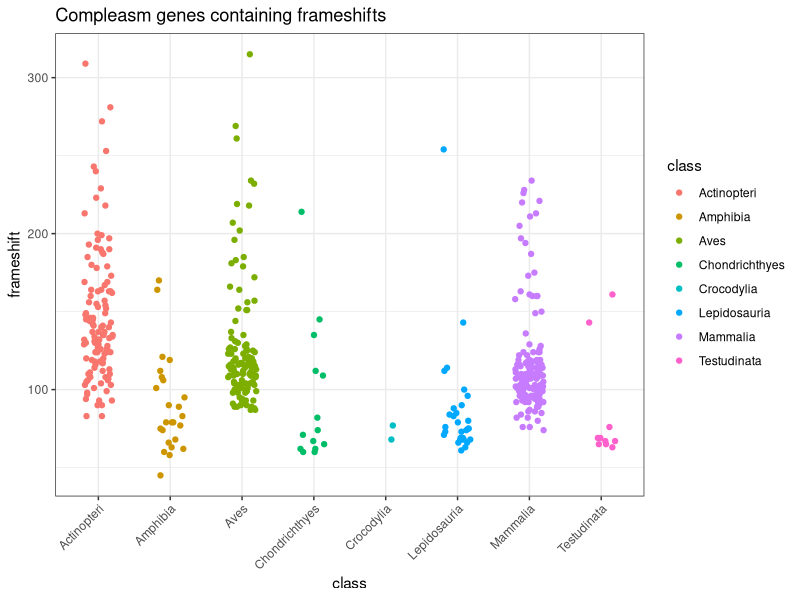
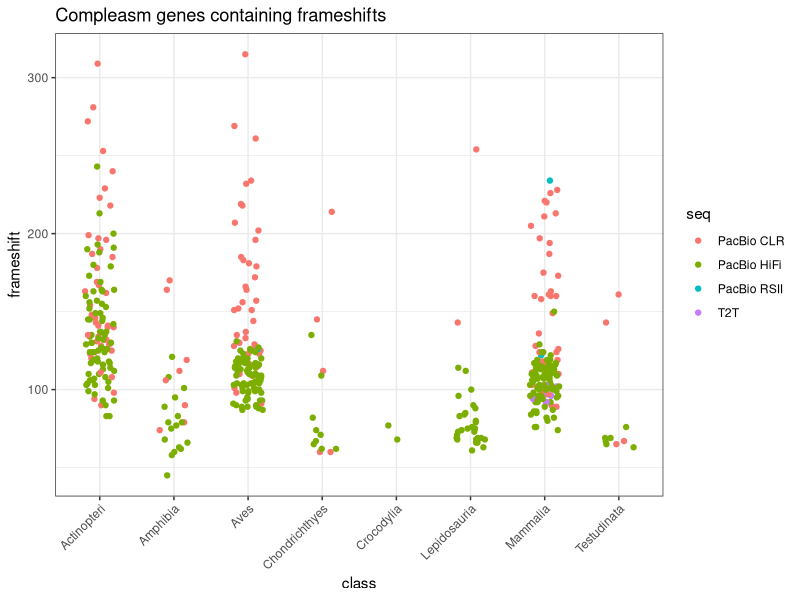
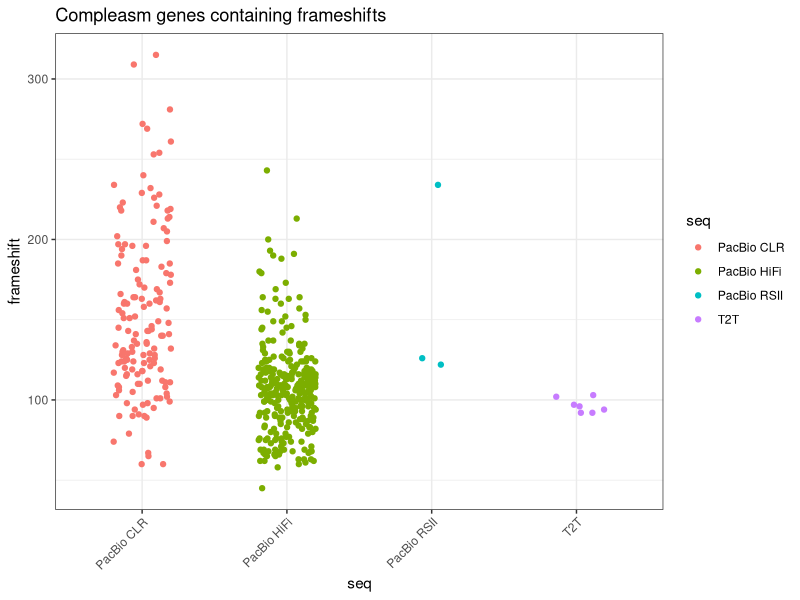
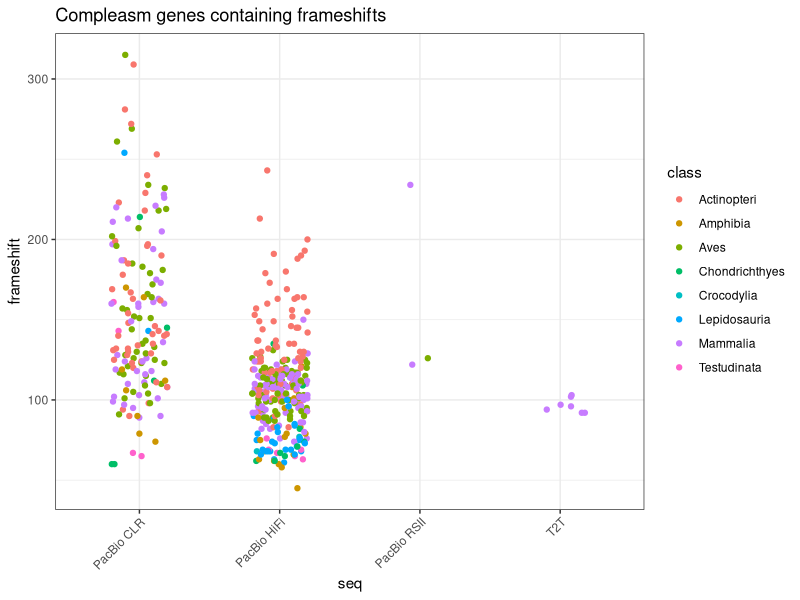
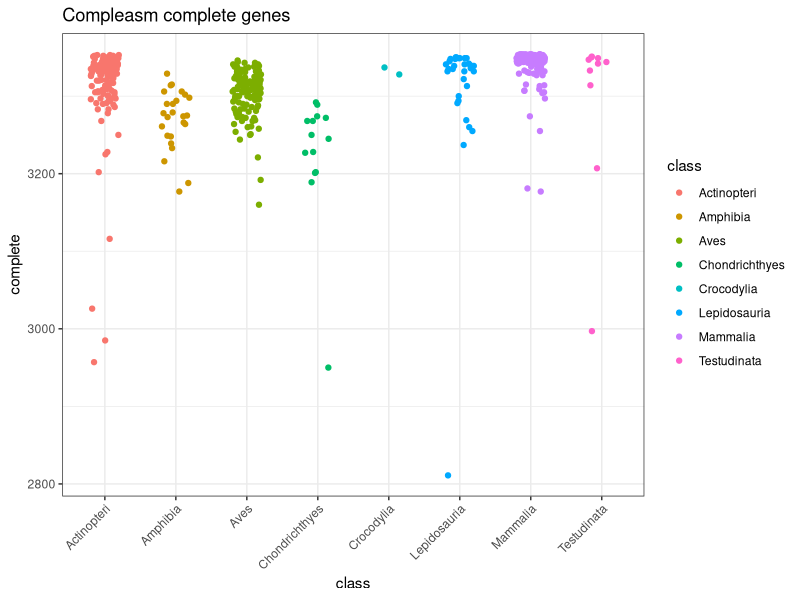
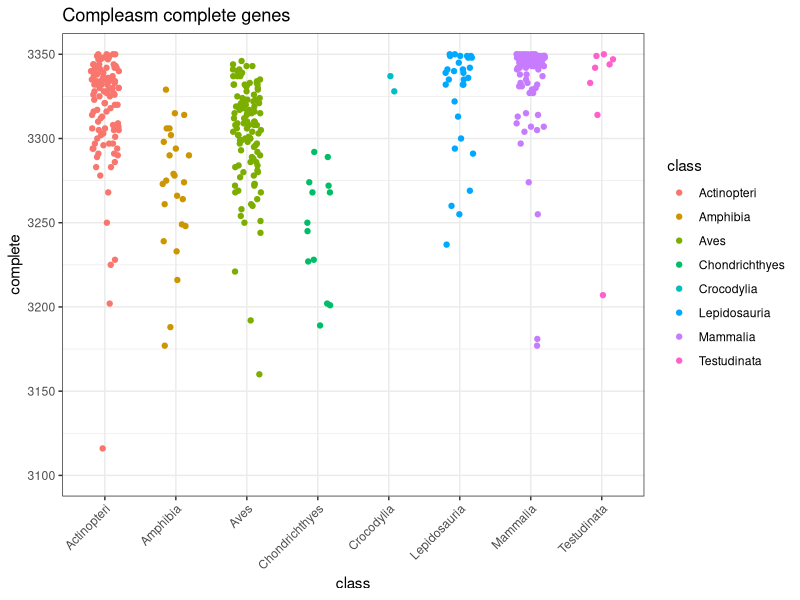
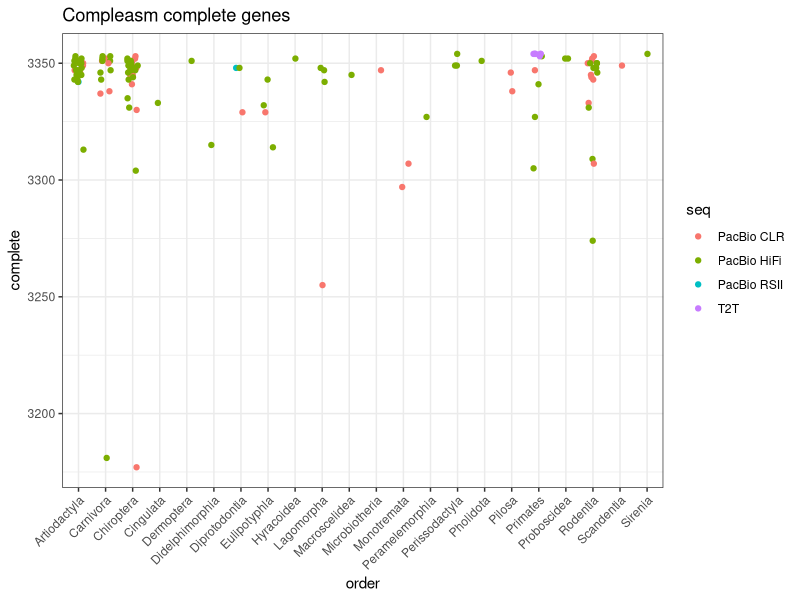
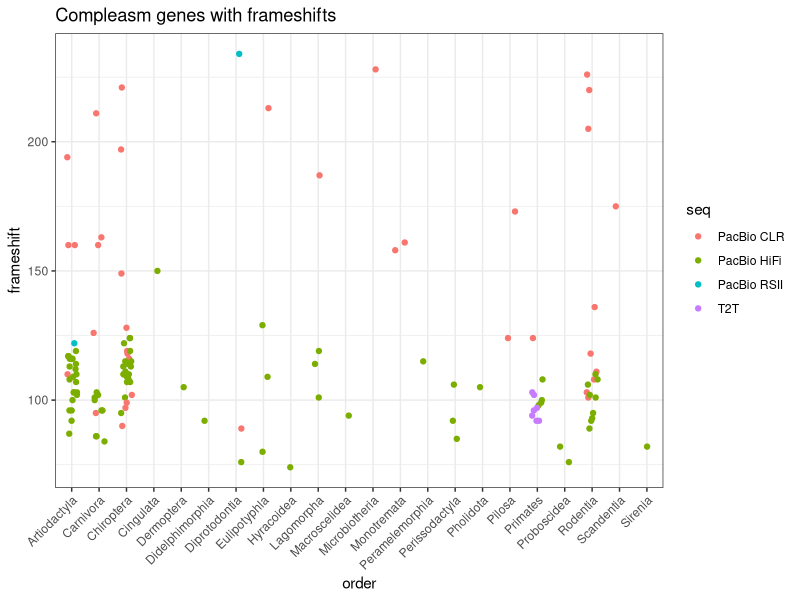

Reproduce these figures in R, in order.
library('ggplot2')
library(dplyr)
library(scales)
library(tidyr)
library(RColorBrewer)

vgp_stats<-read.table(file = 'vgp_compleasmStats.txt',sep = '\t',header = T)
vgp_cnStats<-read.table(file = 'vgp_asmStats.txt',sep='\t',header=T)
vgp_cnStatsFiltered<-vgp_cnStats[,c(1,4,5,6,7,8,9,10)]
vgp_merge<-merge(vgp_stats,vgp_cnStatsFiltered,by="Accession",all.x=TRUE)
# Create the dataframe with proper column assignment
vgp_df <- data.frame(
  seq = vgp_merge$Sequencing_type,
  fragmented = vgp_merge$Fragmented_compleasm,
  frameshift = vgp_merge$Frameshift_compleasm,
  missing = vgp_merge$Missing_compleasm,
  complete = vgp_merge$Complete_compleasm,
  date = vgp_merge$Submission_Date,
  class = vgp_merge$Class,
  superclass = vgp_merge$Super_class,
  superorder = vgp_merge$Super_order,
  infraclass = vgp_merge$Infra_class,
  order = vgp_merge$Order,
  dup = vgp_merge$Duplicated_compleasm,
  single = vgp_merge$Single_compleasm,
  proj = 'vgp',
  cn50 =vgp_merge$Contig_N50,
  asm_size=vgp_merge$Assembly_Size
)

dnazoo_stats<-read.table(file = 'dnazoo_compleasmStats.txt',sep = '\t',header = T)
dnazoo_cnStats<-read.table(file = 'dnazoo_asmStats.txt',sep='\t',header=T)
dnazoo_cnStatsFiltered<-dnazoo_cnStats[,c(1,4,5,6,7,8,9,10)]
dnazoo_merge<-merge(dnazoo_stats,dnazoo_cnStatsFiltered,by="Accession",all.x=TRUE)
# Create the dataframe with proper column assignment
dnazoo_df <- data.frame(
  seq = dnazoo_merge$Sequencing_type,
  fragmented = dnazoo_merge$Fragmented_compleasm,
  frameshift = dnazoo_merge$Frameshift_compleasm,
  missing = dnazoo_merge$Missing_compleasm,
  complete = dnazoo_merge$Complete_compleasm,
  date = dnazoo_merge$Submission_Date,
  class = dnazoo_merge$Class,
  superclass = dnazoo_merge$Super_class,
  superorder = dnazoo_merge$Super_order,
  infraclass = dnazoo_merge$Infra_class,
  order = dnazoo_merge$Order,
  dup = dnazoo_merge$Duplicated_compleasm,
  single = dnazoo_merge$Single_compleasm,
  proj = 'dnazoo',
  cn50 =dnazoo_merge$Contig_N50,
  asm_size=dnazoo_merge$Assembly_Size
)

zoonomia_stats<-read.table(file = 'zoonomia_compleasmStats.txt',sep = '\t',header = T)
zoonomia_cnStats<-read.table(file = 'zoonomia_asmStats.txt',sep='\t',header=T)
zoonomia_cnStatsFiltered<-zoonomia_cnStats[,c(1,4,5,6,7,8,9,10)]
zoonomia_merge<-merge(zoonomia_stats,zoonomia_cnStatsFiltered,by="Accession",all.x=TRUE)
# Create the dataframe with proper column assignment
zoonomia_df <- data.frame(
  seq = zoonomia_merge$Sequencing_type,
  fragmented = zoonomia_merge$Fragmented_compleasm,
  frameshift = zoonomia_merge$Frameshift_compleasm,
  missing = zoonomia_merge$Missing_compleasm,
  complete = zoonomia_merge$Complete_compleasm,
  date = zoonomia_merge$Submission_Date,
  class = zoonomia_merge$Class,
  superclass = zoonomia_merge$Super_class,
  superorder = zoonomia_merge$Super_order,
  infraclass = zoonomia_merge$Infra_class,
  order = zoonomia_merge$Order,
  dup = zoonomia_merge$Duplicated_compleasm,
  single = zoonomia_merge$Single_compleasm,
  proj = 'zoonomia',
  cn50 =zoonomia_merge$Contig_N50,
  asm_size=zoonomia_merge$Assembly_Size
)
# Define the target classes and filter the dataframe
target_classes <- c("Actinopteri", "Amphibia", "Aves", "Chondrichthyes",
                    "Lepidosauria", "Mammalia", "Testudinata","Crocodylia",
                    "Coelacanth","Lungfish","Cladistiaa")
filtered_df <- vgp_df[vgp_df$class %in% target_classes, ]

mammalia_df <- vgp_df[vgp_df$class=="Mammalia",]
aves_df <- vgp_df[vgp_df$class=="Aves",]

fish_df<-vgp_df[vgp_df$class %in% c("Actinopteri","Chondrichthyes","Coelacanth","Lungfish","Cladistia"),]
colors <- brewer.pal(8, "Set2")
# Plot the vgp dataframe
ggplot(data = filtered_df, aes(x = class, y = frameshift, color = class)) +
  geom_jitter(width = 0.2, height = 0) +
  theme_bw() +
  ggtitle('Compleasm genes containing frameshifts') +
  theme(axis.text.x = element_text(angle = 45, hjust = 1))
ggplot(data = filtered_df, aes(x = class, y = frameshift, color = seq)) +
  geom_jitter(width = 0.2, height = 0) +
  theme_bw() +
  scale_fill_manual(values = colors) +
  ggtitle('Compleasm genes containing frameshifts') +
  theme(axis.text.x = element_text(angle = 45, hjust = 1))
ggplot(data = filtered_df, aes(x = seq, y = frameshift, color = seq)) +
  geom_jitter(width = 0.2, height = 0) +
  theme_bw() +
  ggtitle('Compleasm genes containing frameshifts') +
  theme(axis.text.x = element_text(angle = 45, hjust = 1))
ggplot(data = filtered_df, aes(x = seq, y = frameshift, color = class)) +
  geom_jitter(width = 0.2, height = 0) +
  theme_bw() +
  ggtitle('Compleasm genes containing frameshifts') +
  theme(axis.text.x = element_text(angle = 45, hjust = 1))

# Plot the complete BUSCOs
ggplot(data = filtered_df, aes(x = class, y = complete, color = class)) +
  geom_jitter(width = 0.2, height = 0) +
  theme_bw() +
  ggtitle('Compleasm complete genes') +
  theme(axis.text.x = element_text(angle = 45, hjust = 1))
# Plot the complete BUSCOs
ggplot(data = filtered_df, aes(x = class, y = complete, color = class)) +
  geom_jitter(width = 0.2, height = 0) +
  theme_bw() +ylim(3100,3350)+
  ggtitle('Compleasm complete genes') +
  theme(axis.text.x = element_text(angle = 45, hjust = 1))

# Plot the complete BUSCOs for mammals
ggplot(data = mammalia_df, aes(x = order, y = complete, color = seq)) +
  geom_jitter(width = 0.2, height = 0) +
  theme_bw() +
  ggtitle('Compleasm complete genes') +
  theme(axis.text.x = element_text(angle = 45, hjust = 1))
ggplot(data = mammalia_df, aes(x = order, y = frameshift, color = seq)) +
  geom_jitter(width = 0.2, height = 0) +
  theme_bw() +
  ggtitle('Compleasm genes with frameshifts') +
  theme(axis.text.x = element_text(angle = 45, hjust = 1))

# Plot the complete BUSCOs for birds
ggplot(data = aves_df, aes(x = order, y = complete, color = seq)) +
  geom_jitter(width = 0.2, height = 0) +
  theme_bw() +
  ggtitle('Compleasm complete genes') +
  theme(axis.text.x = element_text(angle = 45, hjust = 1))
ggplot(data = aves_df, aes(x = order, y = frameshift, color = seq)) +
  geom_jitter(width = 0.2, height = 0) +
  theme_bw() +
  ggtitle('Compleasm genes with frameshifts') +
  theme(axis.text.x = element_text(angle = 45, hjust = 1))

# Plot the complete BUSCOs for fish
ggplot(data = fish_df, aes(x = order, y = complete, color = seq)) +
  geom_jitter(width = 0.2, height = 0) +
  theme_bw() +
  ggtitle('Compleasm complete genes') +
  theme(axis.text.x = element_text(angle = 45, hjust = 1))
ggplot(data = fish_df, aes(x = order, y = frameshift, color = seq)) +
  geom_jitter(width = 0.2, height = 0) +
  theme_bw() +
  ggtitle('Compleasm genes with frameshifts') +
  theme(axis.text.x = element_text(angle = 45, hjust = 1))

##############################################################################

ggplot(data = dnazoo_df, aes(x = order, y = frameshift, color = order)) +
  geom_jitter(width = 0.2, height = 0) +
  theme_bw() +
  ggtitle('Compleasm genes containing frameshifts') +
  theme(axis.text.x = element_text(angle = 45, hjust = 1))

ggplot(data = zoonomia_df, aes(x = order, y = frameshift, color = order)) +
  geom_jitter(width = 0.2, height = 0) +
  theme_bw() +
  ggtitle('Compleasm genes containing frameshifts') +
  theme(axis.text.x = element_text(angle = 45, hjust = 1))

comb_df<-rbind(mammalia_df,dnazoo_df,zoonomia_df)
ggplot(data = comb_df, aes(x = order, y = frameshift, color = proj)) +
  geom_jitter(width = 0.3, height = 0) +
  theme_bw() +ylim(50,300)+
  ggtitle('Compleasm genes containing frameshifts') +
  theme(axis.text.x = element_text(angle = 45, hjust = 1))
ggplot(data = comb_df, aes(x = order, y = complete, color = proj)) +
  geom_jitter(width = 0.3, height = 0) +
  theme_bw() +ylim(2500,3350)+
  ggtitle('Compleasm complete genes') +
  theme(axis.text.x = element_text(angle = 45, hjust = 1))
ggplot(data = comb_df, aes(x = order, y = missing, color = proj)) +
  geom_jitter(width = 0.2, height = 0) +
  theme_bw() +ylim(0,300)+
  ggtitle('Compleasm missing genes') +
  theme(axis.text.x = element_text(angle = 45, hjust = 1))
ggplot(data = comb_df, aes(x = order, y = fragmented, color = proj)) +
  geom_jitter(width = 0.2, height = 0) +
  theme_bw() +ylim(0,1000)+
  ggtitle('Compleasm fragmented genes') +
  theme(axis.text.x = element_text(angle = 45, hjust = 1))

ggplot(data=comb_df,aes(x=log10(cn50),y=complete,color=proj,size=fragmented))+
  geom_point()+theme_bw()+xlab('Contig N50 (log10)')+ylab('Compleasm Complete')
